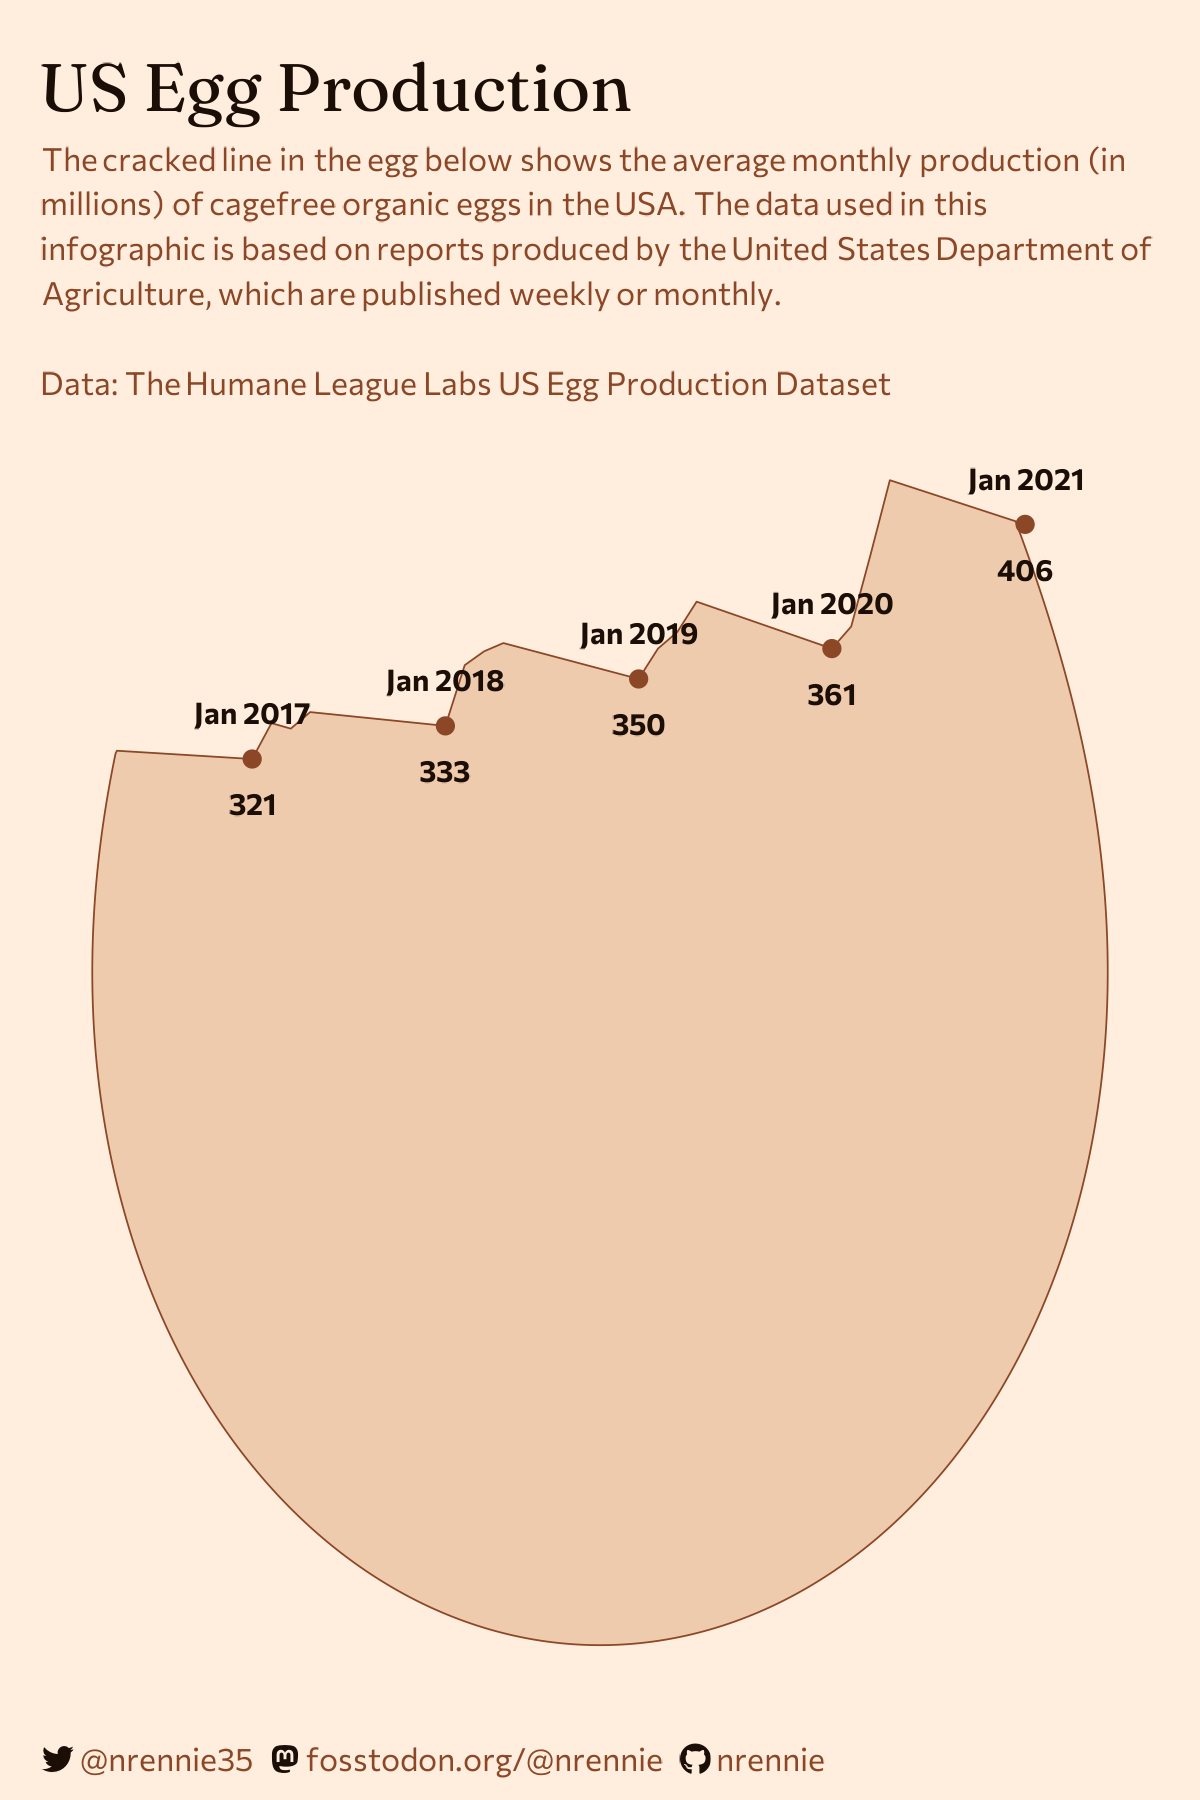

This chart was generated by the following R code:
library(tidyverse)
library(lubridate)
library(showtext)
library(camcorder)
library(ggtext)
library(glue)
library(nrBrand)
library(sf)

# read in data
production <- readr::read_csv("2023/2023-04-11/data/egg-production.csv")
cage_free <- readr::read_csv("2023/2023-04-11/data/cage-free-percentages.csv")

# data wrangling
# average monthly egg production per quarter (millions)
# cage free organic eggs only
plot_data <- production |>
  mutate(q_year = quarter(observed_month, type = "year.quarter"),
         q = quarter(observed_month)) |>
  filter(prod_process == "cage-free (organic)") |>
  select(q_year, q, n_eggs) |> 
  group_by(q_year) |>
  mutate(n = round(mean(n_eggs) / 1000000)) |> 
  select(-n_eggs) |> 
  unique()

# start recording
gg_record(
  dir = file.path("2023", "2023-04-11", "recording"), # where to save the recording
  device = "png", # device to use to save images
  width = 4, # width of saved image
  height = 6, # height of saved image
  units = "in", # units for width and height
  dpi = 300 # dpi to use when saving image
)

# egg
theta <- seq(0, 2 * pi, length.out = 1000)
a <- 1
b <- 3
k <- 70
r <- k * (cos(theta)^2 + a * cos(theta) + b)
egg_data <- tibble(
  x = r * sin(theta),
  y = -1 * r * cos(theta)
)
plot_egg <- egg_data |>
  mutate(
    x = 0.0115 * x + 2018.9,
    y = y + 350
  )

# make a polygon
egg_poly <- st_polygon(list(cbind(plot_egg$x, plot_egg$y / 70)))
egg_line <- st_linestring(matrix(c(plot_data$q_year, plot_data$n / 70), ncol = 2))
cropped_sf <- lwgeom::st_split(egg_poly, egg_line) %>%
  st_collection_extract(c("POLYGON"))

# colours
bg_col <- "#FFEDDE"
egg_col <- "peachpuff2"
line_col <- "sienna4"
dark_line_col <- "#1B0E07"

# text
social <- nrBrand::social_caption(
  bg_colour = bg_col,
  icon_colour = dark_line_col,
  font_colour = line_col
)
title <- "US Egg Production"
st <- "The cracked line in the egg below shows the average monthly production (in millions) 
of cagefree organic eggs in the USA. The data used in this infographic is based on reports produced by the 
United States Department of Agriculture, which are published weekly or monthly.<br><br>Data: The Humane League Labs US Egg Production Dataset"

ggplot() +
  geom_sf(
    data = cropped_sf[[1]],
    fill = egg_col,
    colour = line_col
  ) +
  geom_point(
    data = filter(plot_data, q == 1),
    mapping = aes(x = q_year,
                  y = n / 70),
    colour = line_col
  ) +
  geom_text(
    data = filter(plot_data, q == 1),
    mapping = aes(x = q_year,
                  y = n / 70,
                  label = paste0("Jan ", round(q_year), "\n", n)),
    colour = dark_line_col,
    size = 8,
    lineheight = 0.8,
    fontface = "bold",
    family = "Commissioner",
  ) +
  labs(
    title = title,
    subtitle = st,
    caption = social,
  ) +
  theme_void() +
  theme(
    plot.background = element_rect(
      colour = bg_col, fill = bg_col
    ),
    panel.background = element_rect(
      colour = bg_col, fill = bg_col
    ),
    plot.title = element_textbox_simple(
      lineheight = 0.4,
      colour = dark_line_col,
      family = "Fraunces",
      hjust = 0,
      size = 50,
      margin = margin(b = 5, t = -20)
    ),
    plot.subtitle = element_textbox_simple(
      lineheight = 0.45,
      colour = line_col,
      family = "Commissioner",
      hjust = 0,
      size = 24,
      margin = margin(b = 5)
    ),
    plot.caption = element_textbox_simple(
      lineheight = 0.4,
      colour = line_col,
      family = "Commissioner",
      hjust = 0,
      size = 24,
      margin = margin(t = 10, b = -30)
    ),
    plot.margin = margin(10, 10, 10, 10)
  )

# save gif
gg_playback(
  name = file.path("2023", "2023-04-11", "20230411.gif"),
  first_image_duration = 4,
  last_image_duration = 20,
  frame_duration = .25,
  background = bg_col
)
